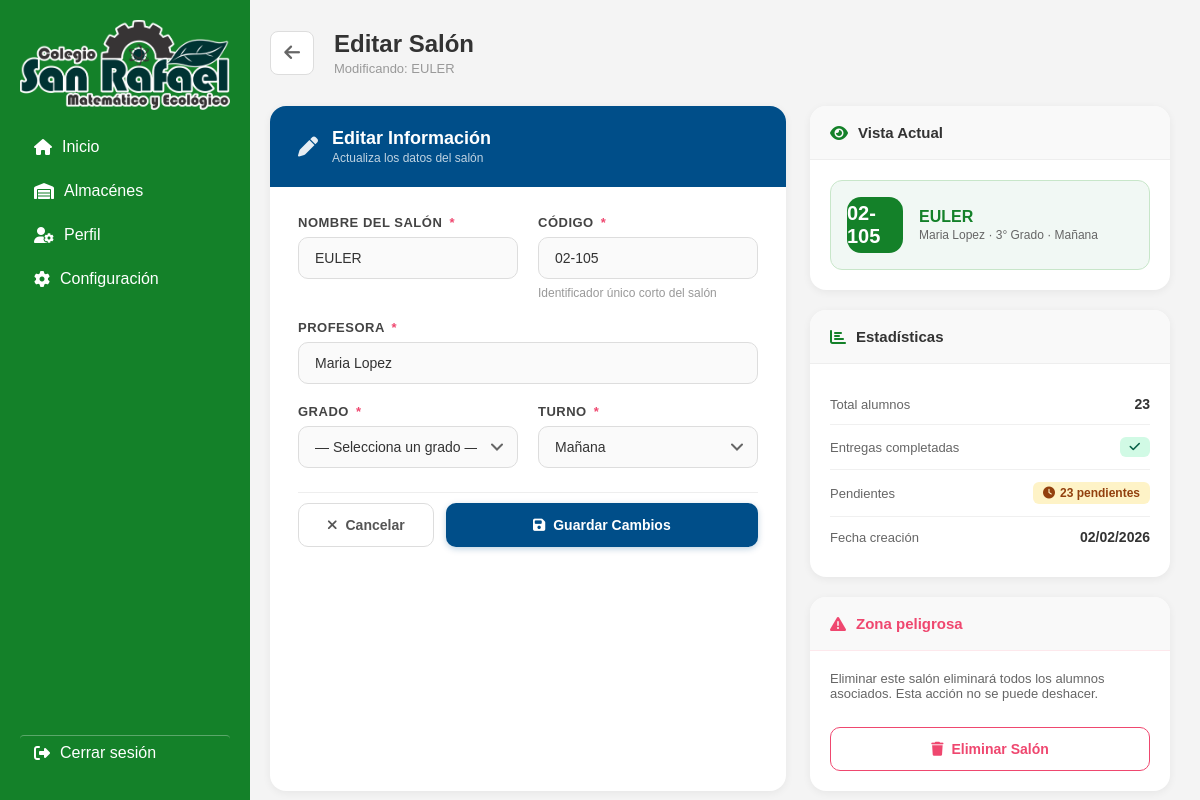
Page /entrega-utiles/salones/5/editar/ on the committed database.
### app1/models.py (models this page shows, shortened)
class Salon(models.Model):
    TURNO_CHOICES = [
        ('Mañana', 'Mañana'),
        ('Tarde', 'Tarde'),
    ]
    GRADO_CHOICES = [
        (1, '1° Grado'),
        (2, '2° Grado'),
        (3, '3° Grado'),
        (4, '4° Grado'),
        (5, '5° Grado'),
        (6, '6° Grado'),
    ]
    nombre = models.CharField(max_length=100)
    codigo = models.CharField(max_length=10, unique=True)
    profesora = models.CharField(max_length=150)
    grado = models.IntegerField(choices=GRADO_CHOICES)
    turno = models.CharField(max_length=10, choices=TURNO_CHOICES, default='Mañana')
    fecha_creacion = models.DateTimeField(auto_now_add=True)
    class Meta:
        ordering = ['-fecha_creacion']
        verbose_name = 'Salón'
        verbose_name_plural = 'Salones'
    @property
    def total_alumnos(self):
        return self.alumnos.count()

### app1/view/Entregautiles.py (the view)
# urls.py: path('entrega-utiles/salones/<int:pk>/editar/', Entregautiles.editar_salon, name='editar_salon'),
def editar_salon(request, pk):
    salon = get_object_or_404(Salon, pk=pk)
    if request.method == 'POST':
        form = SalonForm(request.POST, instance=salon)
        if form.is_valid():
            form.save()
            messages.success(request, 'Salón actualizado exitosamente.')
            return redirect('entrega_utiles')
    else:
        form = SalonForm(instance=salon)
    return render(request, 'almacenes/almutiles/Entrega_Utiles/Editarsalon.html', {
        'form': form,
        'salon': salon,
    })

### templates/almacenes/almutiles/Entrega_Utiles/Editarsalon.html (shortened to what this page needs)
{% extends 'layout.html' %}
{% load static %}
{% block content %}
<div class="almacenes-container">
    <header class="page-header">
        <a href="{% url 'entrega_utiles' %}" class="btn-back" title="Regresar">
            <i class="fa-solid fa-arrow-left"></i>
        </a>
        <div class="header-info">
            <h2>Editar Salón</h2>
            <p>Modificando: {{ salon.nombre }}</p>
        </div>
    </header>
    <div class="edit-layout">
        <div class="form-card">
            <div class="form-card-header">
                <i class="fa-solid fa-pen"></i>
                <div>
                    <h3>Editar Información</h3>
                    <p>Actualiza los datos del salón</p>
                </div>
            </div>
            <div class="form-body">
                <form method="post">
                    <div class="form-row">
                        <div class="form-group">
                            <label for="id_nombre">Nombre del Salón <span class="required">*</span></label>
                            <input
                                type="text"
                                name="nombre"
                                id="id_nombre"
                                class="form-input {% if form.nombre.errors %}error{% endif %}"
                                placeholder="Ej: Salón 1A"
                                value="{{ form.nombre.value|default_if_none:'' }}"
                            >
                        </div>
                        <div class="form-group">
                            <label for="id_codigo">Código <span class="required">*</span></label>
                            <input
                                type="text"
                                name="codigo"
                                id="id_codigo"
                                class="form-input {% if form.codigo.errors %}error{% endif %}"
                                placeholder="Ej: 1A"
                                maxlength="10"
                                value="{{ form.codigo.value|default_if_none:'' }}"
                            >
                            <span class="helper-text">Identificador único corto del salón</span>
                        </div>
                    </div>
                    <div class="form-group">
                        <label for="id_profesora">Profesora <span class="required">*</span></label>
                        <input
                            type="text"
                            name="profesora"
                            id="id_profesora"
                            class="form-input {% if form.profesora.errors %}error{% endif %}"
                            placeholder="Ej: María López"
                            value="{{ form.profesora.value|default_if_none:'' }}"
                        >
                    </div>
                    <div class="form-row">
                        <div class="form-group">
                            <label for="id_grado">Grado <span class="required">*</span></label>
                            <select
                                name="grado"
                                id="id_grado"
                                class="form-select {% if form.grado.errors %}error{% endif %}"
                            >
                                <option value="" {% if not form.grado.value %} selected{% endif %}>— Selecciona un grado —</option>
                            </select>
                        </div>
                        <div class="form-group">
                            <label for="id_turno">Turno <span class="required">*</span></label>
                            <select
                                name="turno"
                                id="id_turno"
                                class="form-select {% if form.turno.errors %}error{% endif %}"
                            >
                                {% for value, label in form.fields.turno.choices %}
                                <option value="{{ value }}" {% if form.turno.value == value %} selected{% endif %}>{{ label }}</option>
                                {% endfor %}
                            </select>
                        </div>
                    </div>
                    <div class="form-actions">
                        <a href="{% url 'entrega_utiles' %}" class="btn btn-cancel">
                            <i class="fa-solid fa-xmark"></i> Cancelar
                        </a>
                        <button type="submit" class="btn btn-primary">
                            <i class="fa-solid fa-floppy-disk"></i> Guardar Cambios
                        </button>
                    </div>
                </form>
            </div>
        </div>
        <aside class="sidebar">
            <div class="info-card">
                <div class="info-card-header">
                    <i class="fa-solid fa-eye"></i>
                    <h4>Vista Actual</h4>
                </div>
                <div class="info-card-body">
                    <div class="salon-preview">
                        <div class="salon-preview-icon">{{ salon.codigo }}</div>
                        <div class="salon-preview-info">
                            <h4>{{ salon.nombre }}</h4>
                            <p>{{ salon.profesora }} · {{ salon.get_grado_display }} · {{ salon.turno }}</p>
                        </div>
                    </div>
                </div>
            </div>
            <div class="info-card">
                <div class="info-card-header">
                    <i class="fa-solid fa-chart-bar"></i>
                    <h4>Estadísticas</h4>
                </div>
                <div class="info-card-body">
                    <div class="stat-row">
                        <span class="stat-row-label">Total alumnos</span>
                        <span class="stat-row-value">{{ salon.total_alumnos }}</span>
                    </div>
                    <div class="stat-row">
                        <span class="stat-row-label">Entregas completadas</span>
                        <span class="stat-row-value">
                            <span class="badge-mini green">
                                <i class="fa-solid fa-check"></i>
                            </span>
                        </span>
                    </div>
                    <div class="stat-row">
                        <span class="stat-row-label">Pendientes</span>
                        <span class="stat-row-value">
                            <span class="badge-mini yellow">
                                <i class="fa-solid fa-clock"></i>
                                {{ salon.alumnos.count }} pendientes
                            </span>
                        </span>
                    </div>
                    <div class="stat-row">
                        <span class="stat-row-label">Fecha creación</span>
                        <span class="stat-row-value">{{ salon.fecha_creacion|date:"d/m/Y" }}</span>
                    </div>
                </div>
            </div>
            <div class="info-card">
                <div class="info-card-header" style="border-bottom-color: #fde8ec;">
                    <i class="fa-solid fa-triangle-exclamation" style="color: #ef476f;"></i>
                    <h4 style="color: #ef476f;">Zona peligrosa</h4>
                </div>
                <div class="info-card-body">
                    <p style="font-size: 13px; color: #666; margin-bottom: 14px;">
                        Eliminar este salón eliminará todos los alumnos asociados. Esta acción no se puede deshacer.
                    </p>
                    <form method="post" action="{% url 'eliminar_salon' salon.id %}" onsubmit="return confirm('¿Estás seguro de que deseas eliminar el salón {{ salon.nombre }}? Esta acción no se puede deshacer.')">
                        <button type="submit" class="btn btn-danger">
                            <i class="fa-solid fa-trash"></i> Eliminar Salón
                        </button>
                    </form>
                </div>
            </div>
        </aside>
    </div>
</div>
{% endblock %}

### css/layout.css (style rules this page uses)
body { margin: 0; font-family: Arial, sans-serif; background-color: #f4f4f4; }

### templates/almacenes/almutiles/Entrega_Utiles/Editarsalon.html (style rules this page uses)
* { margin: 0; padding: 0; box-sizing: border-box; }
.almacenes-container { padding: 30px; background-color: transparent; min-height: calc(100vh - 60px); }
.page-header { display: flex; align-items: center; gap: 20px; margin-bottom: 30px; }
.btn-back { width: 44px; height: 44px; background: white; border: 1px solid #ddd; border-radius: 8px; display: flex; align-items: center; justify-content: center; cursor: pointer; transition: all 0.3s; color: #666; text-decoration: none; font-size: 18px; }
.header-info h2 { font-size: 24px; margin: 0; color: #333; font-weight: 600; }
.header-info p { font-size: 13px; color: #999; margin-top: 3px; }
.edit-layout { display: grid; grid-template-columns: 1fr 360px; gap: 24px; max-width: 1100px; margin: 0 auto; }
.form-card { background: white; border-radius: 16px; box-shadow: 0 2px 8px rgba(0,0,0,0.06); overflow: hidden; }
.form-card-header { background: #004e89; color: white; padding: 22px 28px; display: flex; align-items: center; gap: 14px; }
.form-card-header i { font-size: 20px; opacity: 0.9; }
.form-card-header h3 { font-size: 18px; font-weight: 600; }
.form-card-header p { font-size: 12px; opacity: 0.75; margin-top: 2px; }
.form-body { padding: 28px; }
.form-row { display: grid; grid-template-columns: 1fr 1fr; gap: 20px; }
.form-group { display: flex; flex-direction: column; gap: 7px; margin-bottom: 20px; }
label { font-size: 13px; font-weight: 600; color: #444; text-transform: uppercase; letter-spacing: 0.5px; }
label .required { color: #ef476f; margin-left: 3px; }
.form-input, .form-select { width: 100%; padding: 12px 16px; border: 1.5px solid #ddd; border-radius: 10px; font-size: 14px; color: #333; background: #fafafa; transition: all 0.25s; font-family: inherit; }
.form-input::placeholder { color: #aaa; }
.form-select { appearance: none; background-repeat: no-repeat; background-position: right 14px center; background-size: 12px; padding-right: 40px; cursor: pointer; }
.helper-text { font-size: 12px; color: #999; }
.form-actions { display: flex; gap: 12px; padding-top: 10px; border-top: 1px solid #eee; margin-top: 4px; }
.btn { padding: 13px 28px; border: none; border-radius: 10px; font-size: 14px; font-weight: 600; cursor: pointer; display: inline-flex; align-items: center; gap: 8px; transition: all 0.25s; text-decoration: none; white-space: nowrap; font-family: inherit; }
.btn-primary { background: #004e89; color: white; box-shadow: 0 2px 6px rgba(0, 78, 137, 0.25); flex: 1; justify-content: center; }
.btn-cancel { background: white; color: #555; border: 1.5px solid #ddd; text-decoration: none; }
.btn-danger { background: white; color: #ef476f; border: 1.5px solid #ef476f; width: 100%; justify-content: center; margin-top: 12px; }
.sidebar { display: flex; flex-direction: column; gap: 20px; }
.info-card { background: white; border-radius: 16px; box-shadow: 0 2px 8px rgba(0,0,0,0.06); overflow: hidden; }
.info-card-header { padding: 18px 20px; background: #f9f9f9; border-bottom: 1px solid #eee; display: flex; align-items: center; gap: 10px; }
.info-card-header i { color: #148129; font-size: 16px; }
.info-card-header h4 { font-size: 15px; color: #333; font-weight: 600; }
.info-card-body { padding: 20px; }
.salon-preview { display: flex; align-items: center; gap: 16px; padding: 16px; background: #f1f8f4; border-radius: 12px; border: 1px solid #c8e6c9; }
.salon-preview-icon { width: 56px; height: 56px; background: #148129; border-radius: 14px; display: flex; align-items: center; justify-content: center; color: white; font-weight: 700; font-size: 20px; flex-shrink: 0; }
.salon-preview-info h4 { font-size: 16px; color: #148129; font-weight: 600; }
.salon-preview-info p { font-size: 12px; color: #666; margin-top: 2px; }
.stat-row { display: flex; justify-content: space-between; align-items: center; padding: 12px 0; border-bottom: 1px solid #f0f0f0; }
.stat-row:last-child { border-bottom: none; }
.stat-row-label { font-size: 13px; color: #666; }
.stat-row-value { font-size: 14px; font-weight: 600; color: #333; }
.stat-row-value .badge-mini { display: inline-flex; align-items: center; gap: 5px; padding: 4px 10px; border-radius: 6px; font-size: 12px; font-weight: 600; }
.badge-mini.green { background: #d1fae5; color: #065f46; }
.badge-mini.yellow { background: #fef3c7; color: #92400e; }

### rows in the picture
Salon: nombre "EULER", codigo "02-105", profesora "Maria Lopez", turno "Mañana", grado "3° Grado", total_alumnos "23", alumnos.count "23", fecha_creacion "02/02/2026"
